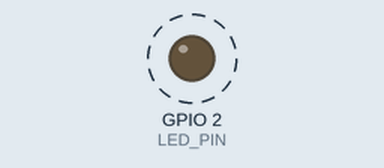
This program was run on a simulated ESP32. Shown: output pins drawn as LEDs (lit = HIGH). Dashed ring = blinking. What the program prints to the serial monitor is not drawn.

Above: at 0.2 s.
Timing chart, 0 to 3.0 s (numbered marks = the images above):
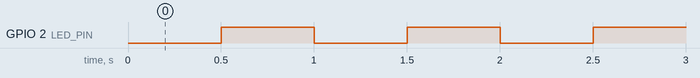

Measured:
- by itself, GPIO 2 (LED_PIN): alternates HIGH for 0.50 s and LOW for 0.50 s

The program:

main.cpp
```cpp
#include <Arduino.h>

// External LED: GPIO2 -> 220-330 ohm resistor -> LED anode; cathode -> GND.
constexpr uint8_t LED_PIN = 2;
constexpr unsigned long BLINK_INTERVAL_MS = 500;
unsigned long lastToggle = 0;
bool ledOn = false;

void setup() {
  Serial.begin(115200);
  pinMode(LED_PIN, OUTPUT);
  digitalWrite(LED_PIN, LOW);
  Serial.println("Week12: ESP32 Blink");
}

void loop() {
  const unsigned long now = millis();
  if (now - lastToggle >= BLINK_INTERVAL_MS) {
    lastToggle = now;
    ledOn = !ledOn;
    digitalWrite(LED_PIN, ledOn ? HIGH : LOW);
    Serial.println(ledOn ? "LED ON" : "LED OFF");
  }
}
```
